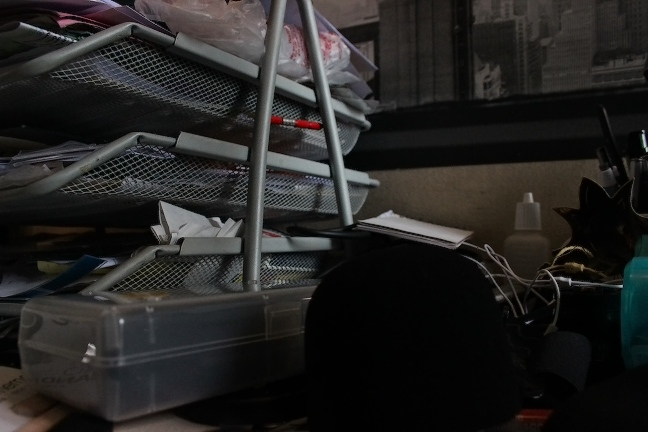
//> input picture build/test.jpg, 648 x 432 px
$ ./template_matching ../../build/test.jpg ../../build/test.jpg   (built with g++ and OpenCV 4)
//> lines starting //> are read from the running program, lines starting //| are printed output that depends on the picture; after the words box and inside, x2 and y2 are one past the last pixel; in counts of white or black regions, pixels touching at a corner belong together
### src/include/notifications.hpp
#pragma once

#include <fcntl.h>
#include <stdio.h>
#include <stdlib.h>

#include <gphoto2/gphoto2-camera.h>


void error_func (GPContext *, const char *, va_list , void *);

void message_func (GPContext *, const char *, va_list, void *);

### src/include/capture.hpp
#pragma once

#include <fcntl.h>
#include <stdio.h>
#include <stdlib.h>

#include <gphoto2/gphoto2-camera.h>


int capture (Camera *camera, GPContext *context, const char * filename);

### src/include/widget.hpp
#pragma once

#include <fcntl.h>
#include <stdio.h>
#include <stdlib.h>

#include <gphoto2/gphoto2-camera.h>


int _lookup_widget(CameraWidget*, const char*, CameraWidget**) ;

### src/include/config.hpp
#pragma once

#include <fcntl.h>
#include <stdio.h>
#include <stdlib.h>
#include <iostream>
#include <string>

#include <gphoto2/gphoto2-camera.h>

#include "widget.hpp"


 int get_config_value_string (Camera *camera, const char *key, char **str, GPContext *context);
 int set_config_value_string (Camera *camera, const char *key, const char *val, GPContext *context);

### src/include/parameters.hpp
#pragma once

#include <fcntl.h>
#include <stdio.h>
#include <stdlib.h>
#include <iostream>
#include <string>
#include <vector>

#include "config.hpp"

#include <gphoto2/gphoto2-camera.h>

using namespace std;

struct Parameters{
  float aperture;
  float shutterspeed;
  int iso;
};


//int update_parameters(float, std::string, std::string);
int update_parameters(Camera *camera, GPContext *context, float aperture, std::string shutterspeed, std::string iso);
void print_parameters(Camera *camera, GPContext *context);

//void convertBestParamsToIndex(vector<Parameters> & best_params, vector<int> & aperture_best_index, vector<int> & shutterspeed_best_index, vector<int> & iso_best_index);

### src/opencv_code/template_matching.cpp
#include <stdio.h>
#include <stdlib.h>
#include <fcntl.h>

#include <iostream>
#include <iomanip>
#include <string>

#include "opencv/highgui.h"
#include "opencv2/core/core.hpp"
#include "opencv2/imgproc/imgproc.hpp"
#include "opencv2/video/video.hpp"
#include "opencv2/features2d/features2d.hpp"
#include "opencv2/highgui/highgui.hpp"
#include "opencv2/nonfree/nonfree.hpp"

#include "gphoto2/gphoto2-camera.h"

Camera *camera;
GPContext *context;

#include "include/params.h"
#include "include/parameters.hpp"
#include "include/capture.hpp"
#include "include/notifications.hpp"
#include "include/config.hpp"
#include "include/widget.hpp"

//Compilo :
//g++ -Wall -Wno-unused-local-typedefs main.cpp -lopencv_core -lopencv_highgui -lopencv_imgproc -lgphoto2 -lopencv_video -I ~/eigen  -o main
//ou, cd build_estetimacge ; cmake ../estetimacge ; make -j ; ./estetimacge
using namespace cv;
using namespace std;
/// Global Variables
Mat img; Mat templ; Mat result;


int match_method;
int max_Trackbar = 5;

/// Function Headers
void MatchingMethod( int, void* );

/** @function main */
int main( int argc, char** argv )
{
  /// Load image and matchTemplate
  img = imread( argv[1], 1 );
//> img is the input picture: 432 rows x 648 cols, CV_8UC3; mean B, G, R 34.7, 35.8, 36.7
  templ = imread( argv[2], 1 );

  /// Create windows
  namedWindow( "Source Image", CV_WINDOW_AUTOSIZE );
  namedWindow( "Result window", CV_WINDOW_AUTOSIZE );

  /// Create Trackbar
  String trackbar_label = "Method: \n 0: SQDIFF \n 1: SQDIFF NORMED \n 2: TM CCORR \n 3: TM CCORR NORMED \n 4: TM COEFF \n 5: TM COEFF NORMED";
  createTrackbar( trackbar_label, "Source Image", &match_method, max_Trackbar, MatchingMethod );
//> slider 'Method: \n 0: SQDIFF \n 1: SQDIF' is set to 1

  MatchingMethod( 0, 0 );

  waitKey(0);
  return 0;
}

/**
 * @function MatchingMethod
 * @brief Trackbar callback
 */
void MatchingMethod( int, void* )
{
  /// Source image to display
  Mat img_display;
  img.copyTo( img_display );

  /// Create the result matrix
  int result_cols =  img.cols - templ.cols + 1;
//> result_cols = 1
  int result_rows = img.rows - templ.rows + 1;
//> result_rows = 1

  result.create( result_cols, result_rows, CV_32FC1 );

  /// Do the Matching and Normalize
  matchTemplate( img, templ, result, match_method );
//> result = [1.71e-14]
  normalize( result, result, 0, 1, NORM_MINMAX, -1, Mat() );
//> result = [0]

  /// Localizing the best match with minMaxLoc
  double minVal; double maxVal; Point minLoc; Point maxLoc;
  Point matchLoc;

  minMaxLoc( result, &minVal, &maxVal, &minLoc, &maxLoc, Mat() );
//> minVal = 0; maxVal = 0; minLoc = Point(0, 0); maxLoc = Point(0, 0)

  /// For SQDIFF and SQDIFF_NORMED, the best matches are lower values. For all the other methods, the higher the better
  if( match_method  == CV_TM_SQDIFF || match_method == CV_TM_SQDIFF_NORMED )
    { matchLoc = minLoc; }
//> matchLoc = Point(0, 0)
  else
    { matchLoc = maxLoc; }

  /// Show me what you got
  rectangle( img_display, matchLoc, Point( matchLoc.x + templ.cols , matchLoc.y + templ.rows ), Scalar::all(0), 2, 8, 0 );
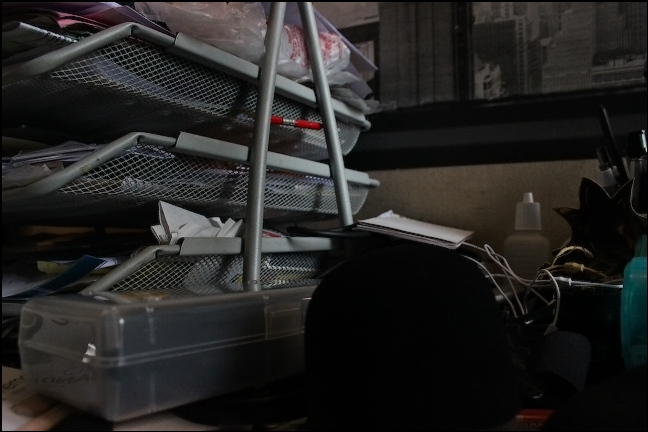
//> img_display: 432 rows x 648 cols, CV_8UC3; 1.15% of pixels changed, all inside (x1, y1, x2, y2) = (0, 0, 648, 432)
  rectangle( result, matchLoc, Point( matchLoc.x + templ.cols , matchLoc.y + templ.rows ), Scalar::all(0), 2, 8, 0 );

  imshow( "Source Image", img_display );
  imshow( "Result window", result );

  return;
}
